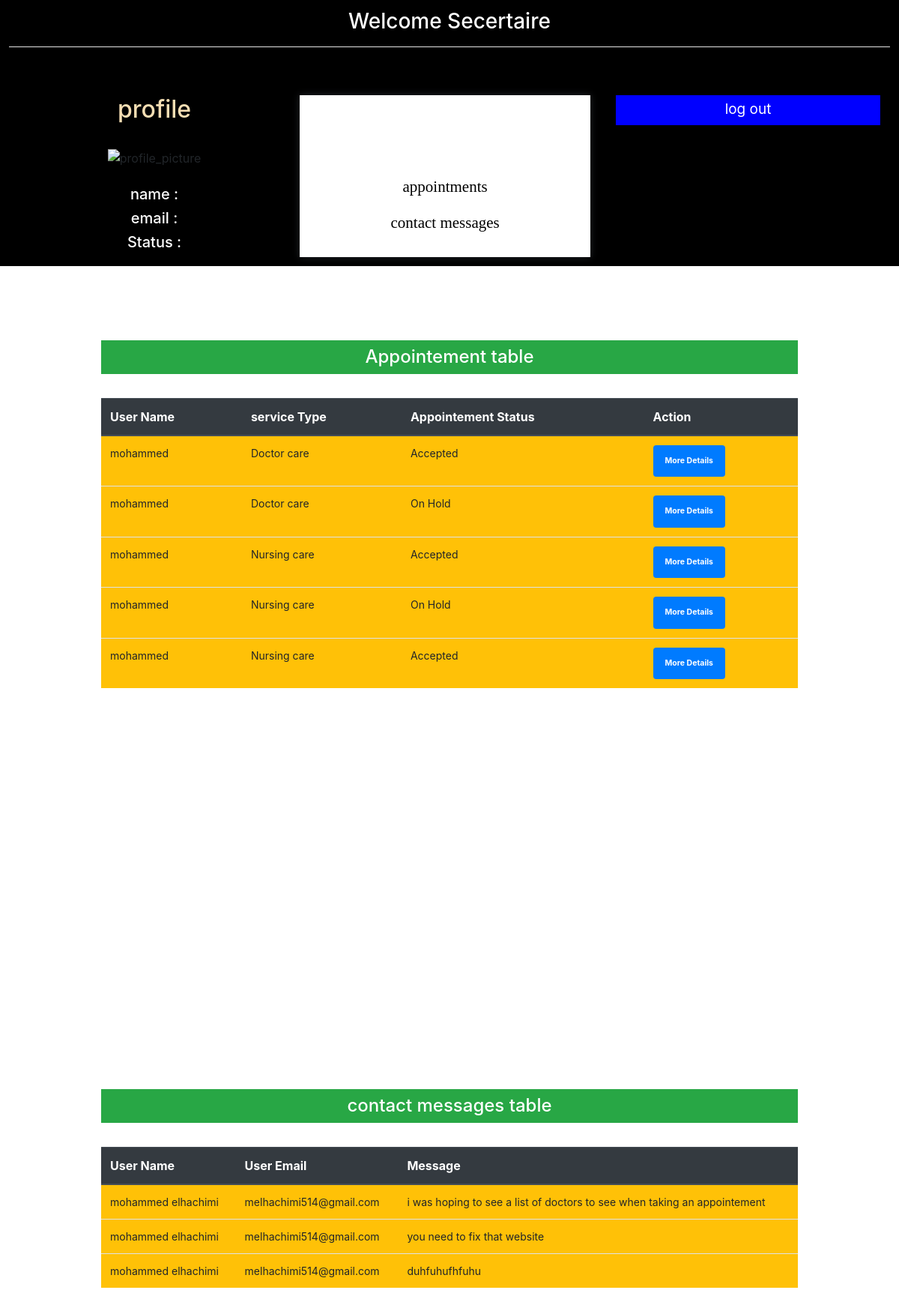
The app's page /admin_zone/secertaire_panel.php with its own data.
### tables this page shows
CREATE TABLE `appointment` (
  `appointment_id` int(11) NOT NULL,
  `user_id` int(11) NOT NULL,
  `doctor_id` int(11) NOT NULL,
  `user_name` varchar(100) NOT NULL,
  `user_email` varchar(100) NOT NULL,
  `service_type` varchar(250) NOT NULL,
  `time` varchar(50) NOT NULL,
  `message` varchar(250) NOT NULL,
  `appointement_status` varchar(50) NOT NULL
);

CREATE TABLE `contact` (
  `contact_id` int(11) NOT NULL,
  `user_id` int(11) NOT NULL,
  `firstname` varchar(100) NOT NULL,
  `email` varchar(100) NOT NULL,
  `comment` varchar(100) NOT NULL
);

### admin_zone/secertaire_panel.php (the view, shortened to what this page needs)
<?php
 $data = new Users();
?>
<!DOCTYPE html>
<head>
	<link rel="stylesheet" type="text/css" href="syntax-highlighter/styles/shCore.css" media="all">
	<link rel="stylesheet" type="text/css" href="syntax-highlighter/styles/shThemeDefault.css" media="all">
	<link rel="stylesheet" href="css/font-awesome.min.css">
	 <link rel="stylesheet" href="css/bootstrap.min.css">
	<link rel="stylesheet" href="css/normalize.min.css">
	<link rel="stylesheet" href="css/main.css">
	<link rel="stylesheet" href="https://maxcdn.bootstrapcdn.com/bootstrap/4.5.0/css/bootstrap.min.css">
</head>
<body>
	<div style=" position: fixed;width: 100%;z-index: 1;">
		<div class="responsive_logo">
				<h3 class="text-white">Welcome Secertaire
				</h3>
				<hr class="bg-white text-white"><br>
		</div>
		<div class="responsive_panel">
			<br><br><br>
			<div class="responsive_doctor_profile">
				<h2  style="color: wheat;">profile</h2><br>
				<img src="https://encrypted-tbn0.gstatic.com/images?q=tbn%3AANd9GcTreksTEerNOVl1wm7JRykQifXUI_RKimR8jjtzG-e1AcyrTajW&usqp=CAU" alt="profile_picture" style="width: 100px; height: 100px;">
				<br><br>
				<h5 style="color: white;">name : <span style="color: blue;"><?php echo $_SESSION['user_name'];?> </h5>
				<h5 style="color: white;">email : <span style="color: blue;"><?php echo $_SESSION['user_email'];?></span></h5>
				<h5 style="color: white;">Status : <span style="color: blue;"><?php echo $_SESSION['user_status'];?></span></h5>
			</div>
			<br><br>
			<div class="responsive_doctor_procceses">
				<div id="inner">
                    <br><br>
					<p><a href="#appointments">appointments</a></p>
					<p><a href="#contact_messages">contact messages</a></p>
				</div>
			</div>
			<div id="responsive_admin_logout_btn">
				<a href="../views/index.php">log out</a>
			</div>
	    </div>
	</div>
	<div class="blank-div"></div>
	<div class="right_body" style="width: 82%;margin-left: 18%;">
	 <br><br>
        <div class="col-md-10" style="margin:auto;height:927px;overflow-y:scroll;" id="appointments">
            <?php
                $con = $data->connect();
                $sql="SELECT * FROM `appointment`";
                $stm=$con->prepare($sql);
                $stm->execute();
                $result=$stm->get_result();
            ?>
                <h4 class="text-center bg-success p-2 text-white">Appointement table</h4>
                <br>
            <table class="table mr-4 bg-warning">
                <thead class="thead-dark">
                    <tr>
                        <th>User Name</th>
                        <th>service Type</th>
                        <th>Appointement Status</th>
                        <th>Action</th>
                    </tr>
                </thead>
                <tbody class="t_body">
                <?php while($row=$result->fetch_assoc()){ ?>
                    <tr>
                        <td><?=$row['user_name'];?></td>
                        <td><?=$row['service_type'];?></td>
                        <td><?=$row['appointement_status'];?></td>
                        <td>
                            <a href="Appointement_details_panel.php?details=<?=$row['appointment_id']; ?>" class="badge badge-primary p-3">More Details</a>
                        </td>
                    <?php } ?>
                </tbody>
            </table>
        </div><br><br><br>
        <div class="col-md-10" style="margin: auto;height:927px;overflow-y:scroll;" id="contact_messages">
            <?php
                $con = $data->connect();
                $sql="SELECT * FROM `contact`";
                $stm=$con->prepare($sql);
                $stm->execute();
                $result=$stm->get_result();
            ?>
                <h4 class="text-center bg-success p-2 text-white">contact messages table</h4>
                <br>
            <table class="table mr-4 bg-warning">
                <thead class="thead-dark">
                    <tr>
                        <th>User Name</th>
                        <th>User Email</th>
                        <th>Message</th>
                    </tr>
                </thead>
                <tbody class="t_body">
                <?php while($row=$result->fetch_assoc()){ ?>
                    <tr>
                        <td><?=$row['firstname'];?></td>
                        <td><?=$row['email'];?></td>
                        <td><?=$row['comment'];?></td>
                    <?php } ?>
                </tbody>
            </table>
        </div>
    </div>
</body>
</html>

### admin_zone/css/main.css (style rules this page uses)
body { background-color:#FFF; font-family: "Lato", sans-serif; font-weight: 300; font-size:16px; line-height:18px; color:#777; }
p { margin:0; }
a { color: #aa0a5f; }
a, a:hover, a:focus { text-decoration: none; outline: 0; }
h1, h2, h3, h4, h5, h6 { color: #333; margin:0; font-weight: normal; }
h2 { font-size: 24px; }
h3 { font-size: 18px; }
h5 { font-size: 16px; }
.responsive_logo { display: none ; }
.responsive_panel { display: none; }
.blank-div { display: none; }
@media screen and (max-width: 1388px) { .blank-div { display: block !important; height: 406px !important; } }
@media screen and (max-width: 1388px) { .responsive_logo { display: block; } }
@media screen and (max-width: 1388px) { .responsive_panel { display: block; display: flex; padding: 1%; background-color: black; } }
@media screen and (max-width: 1388px) { .responsive_logo { background-color: black; text-align: center; padding: 1%; } }
@media screen and (max-width: 1388px) { .responsive_doctor_profile { width: 33%; text-align: center; } }
@media screen and (max-width: 1388px) { .responsive_doctor_procceses { width: 33%; text-align: center; box-shadow: 0px 0px 10px; background-color: rgb(255, 255, 255); font-family: auto; font-size: 21px; } }
@media screen and (max-width: 1388px) { .responsive_doctor_procceses #inner { padding: 2%; margin-top: 37px; } }
@media screen and (max-width: 1388px) { .responsive_doctor_procceses p a { color: #000; } }
@media screen and (max-width: 1388px) { #responsive_admin_logout_btn { background-color: blue; height: 23px; width: 30%; text-align: center; padding: 20px; margin-left: 34px; } }
@media screen and (max-width: 1388px) { #responsive_admin_logout_btn a { color: white; position: relative; top: -15px; font-size: 19px; } }
@media screen and (max-width: 1388px) { .right_body { margin: auto !important; width: 96% !important; } }
@media screen and (max-width: 1388px) { .t_body { font-size: 14px !important; } }

### records on screen
appointment: user_name "mohammed", service_type "Doctor care", appointement_status "Accepted"
appointment: user_name "mohammed", service_type "Doctor care", appointement_status "On Hold"
appointment: user_name "mohammed", service_type "Nursing care", appointement_status "Accepted"
appointment: user_name "mohammed", service_type "Nursing care", appointement_status "On Hold"
appointment: user_name "mohammed", service_type "Nursing care", appointement_status "Accepted"
contact: firstname "mohammed elhachimi", email "melhachimi514@gmail.com", comment "i was hoping to see a list of doctors to see when taking an appointement"
contact: firstname "mohammed elhachimi", email "melhachimi514@gmail.com", comment "you need to fix that website"
contact: firstname "mohammed elhachimi", email "melhachimi514@gmail.com", comment "duhfuhufhfuhu"
